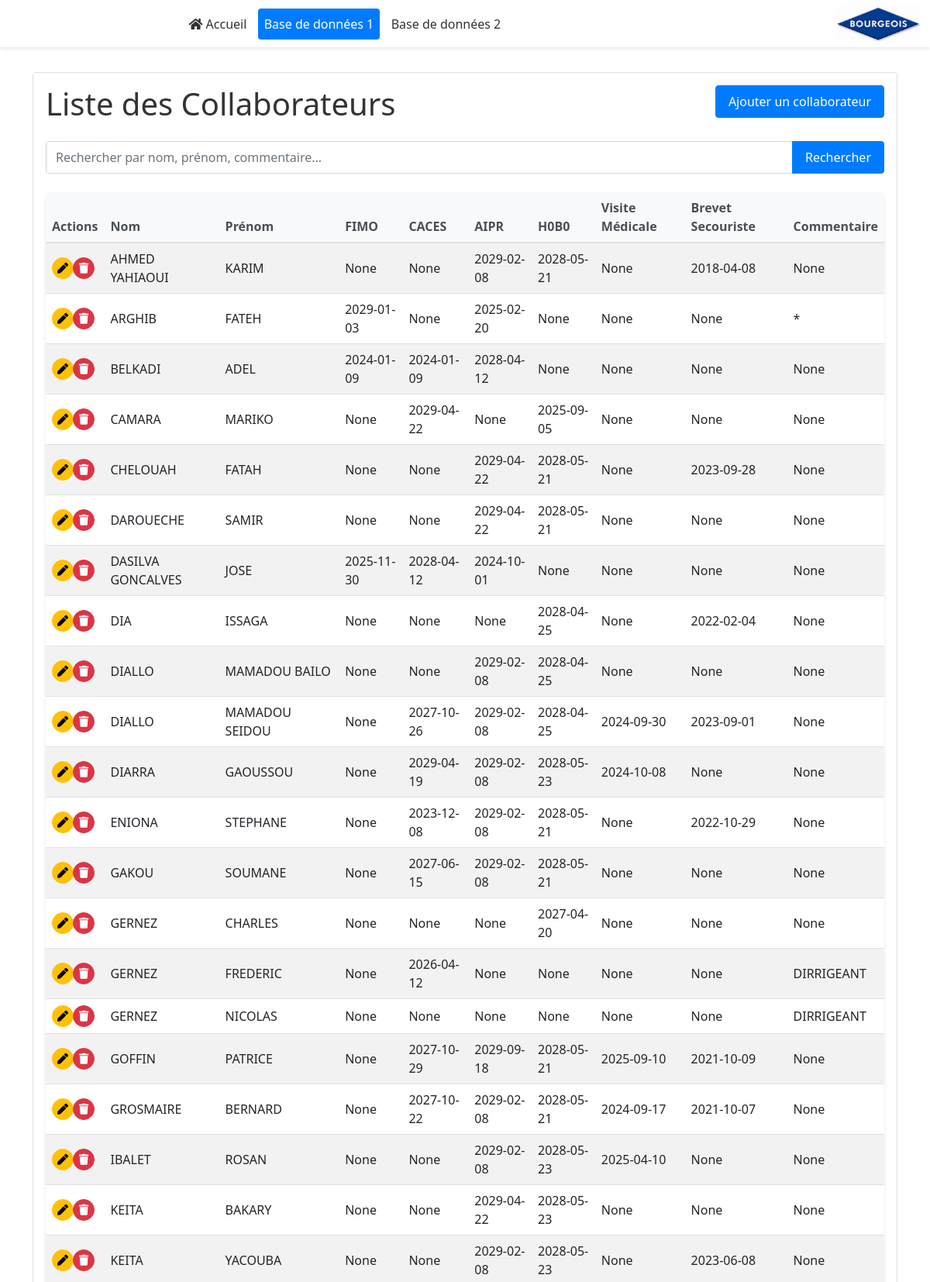
Screenshot of /index_1 (upper part) with the database file from the repository.
### models_1.py (models this page shows, shortened)
class Collaborateur(Base):
    __tablename__ = "collaborateurs"
    id = Column(Integer, primary_key=True, autoincrement=True)
    nom = Column(String(100), nullable=False)
    prenom = Column(String(100), nullable=False)
    fimo = Column(Date, nullable=True)
    caces = Column(Date, nullable=True)
    aipr = Column(Date, nullable=True)
    hg0b0 = Column(Date, nullable=True)
    visite_med = Column(Date, nullable=True)
    brevet_secour = Column(Date, nullable=True)
    commentaire = Column(Text, nullable=True)

### main.py (the view)
@app.route('/index_1')
def index_1():
    try:
        db = next(get_db_1())
        search_term = request.args.get('search', '')
        sort_by = request.args.get('sort_by', 'nom')
        sort_order = request.args.get('sort_order', 'asc')
        collaborateurs = get_collaborateurs_1(db, 0, 100, search_term)
        return render_template('index_1.html', collaborateurs=collaborateurs, search_term=search_term,
                             sort_by=sort_by, sort_order=sort_order)
    except Exception as e:
        logger.error(f"Error in index_1: {str(e)}")
        flash('Une erreur est survenue lors du chargement des collaborateurs.', 'danger')
        return render_template('index_1.html', collaborateurs=[], search_term='',
                             sort_by='nom', sort_order='asc')

### crud_1.py (called while the page is built, shortened)
def get_collaborateurs(db, skip: int = 0, limit: int = 100, search: Optional[str] = None) -> List[Collaborateur]:
    query = db.query(Collaborateur)
    return query.offset(skip).limit(limit).all()

### database_1.py (called while the page is built)
def get_db():
    db = SessionLocal()
    try:
        yield db
    finally:
        db.close()

### templates/index_1.html (shortened to what this page needs)
{% extends "base.html" %}
{% block content %}
<div class="container-xl mt-4">
    <div class="card">
        <div class="card-body">
            <div class="row mb-3">
                <div class="col">
                    <h1>Liste des Collaborateurs</h1>
                </div>
                <div class="col text-end">
                    <a href="{{ url_for('add_collaborateur_1') }}" class="btn btn-primary">Ajouter un collaborateur</a>
                </div>
            </div>
            <form method="GET" action="{{ url_for('index_1') }}" class="mb-4">
                <div class="input-group">
                    <input type="text" name="search" class="form-control"
                           placeholder="Rechercher par nom, prénom, commentaire..."
                           value="{{ search_term }}">
                    <button type="submit" class="btn btn-primary">Rechercher</button>
                </div>
            </form>
            <div class="table-responsive">
                <table id="collab-table" class="table table-striped">
<thead>
    <tr>
        <th>Actions</th>
        <th class="sortable">Nom</th>
        <th class="sortable">Prénom</th>
        <th class="sortable">FIMO</th>
        <th class="sortable">CACES</th>
        <th class="sortable">AIPR</th>
        <th class="sortable">H0B0</th>
        <th class="sortable">Visite Médicale</th>
        <th class="sortable">Brevet Secouriste</th>
        <th class="sortable">Commentaire</th>
    </tr>
</thead>
                    <tbody>
                        {% for collaborateur in collaborateurs %}
                        <tr>
                            <td>
                                <div class="btn-group">
                                    <a href="{{ url_for('edit_collaborateur_1', id=collaborateur.id) }}" class="btn btn-sm btn-warning rounded-circle d-flex align-items-center justify-content-center" style="width:28px;height:28px;padding:0;" title="Modifier">
                                        <i class="fas fa-pen"></i>
                                    </a>
                                    <button onclick="confirmDelete({{ collaborateur.id }}, '{{ collaborateur.nom }} {{ collaborateur.prenom }}')"
                                            class="btn btn-sm btn-danger rounded-circle d-flex align-items-center justify-content-center" style="width:28px;height:28px;padding:0;" title="Supprimer">
                                        <i class="fas fa-trash"></i>
                                    </button>
                                </div>
                            </td>
                            <td>{{ collaborateur.nom }}</td>
                            <td>{{ collaborateur.prenom }}</td>
                            <td>{{ collaborateur.fimo }}</td>
                            <td>{{ collaborateur.caces }}</td>
                            <td>{{ collaborateur.aipr }}</td>
                            <td>{{ collaborateur.hg0b0 }}</td>
                            <td>{{ collaborateur.visite_med }}</td>
                            <td>{{ collaborateur.brevet_secour }}</td>
                            <td>{{ collaborateur.commentaire }}</td>
                        </tr>
                        {% endfor %}
                    </tbody>
                </table>
            </div>
        </div>
    </div>
</div>
{% endblock %}

### templates/base.html (shortened to what this page needs)
<!DOCTYPE html>
<html lang="fr">
<head>
    <link href="https://cdn.jsdelivr.net/npm/bootstrap@5.1.3/dist/css/bootstrap.min.css" rel="stylesheet">
    <link href="{{ url_for('static', filename='styles.css') }}" rel="stylesheet">
    <link rel="stylesheet" href="https://cdnjs.cloudflare.com/ajax/libs/font-awesome/5.15.4/css/all.min.css">
</head>
<body{% if request.endpoint not in ['add_collaborateur_1', 'add_collaborateur_2', 'edit_collaborateur_1', 'edit_collaborateur_2'] %} style="background-image: url('/static/home_background.jpg'); background-size: cover;"{% endif %}>
    <nav class="navbar navbar-expand-lg navbar-dark bg-dark">
        <div class="container-fluid">
            <a class="navbar-brand" href="{{ url_for('home') }}">Gestion des Véhicules</a>
            <div class="collapse navbar-collapse" id="navbarNav">
                <ul class="navbar-nav">
                    <li class="nav-item">
                        <a class="nav-link {% if request.endpoint == 'home' %}active{% endif %}"
                           href="{{ url_for('home') }}">
                           <i class="fas fa-home"></i> Accueil
                        </a>
                    </li>
                    <li class="nav-item">
                        <a class="nav-link {% if request.endpoint == 'index_1' %}active{% endif %}"
                           href="{{ url_for('index_1') }}">Base de données 1</a>
                    </li>
                    <li class="nav-item">
                        <a class="nav-link {% if request.endpoint == 'index_2' %}active{% endif %}"
                           href="{{ url_for('index_2') }}">Base de données 2</a>
                    </li>
                </ul>
                <ul class="navbar-nav ms-auto">
                    <li class="nav-item">
                        <img src="{{ url_for('static', filename='logo.jpg') }}" alt="Logo" style="width: 110px; height: 45px;">
                    </li>
                </ul>
            </div>
        </div>
    </nav>
    {% block content %}{% endblock %}
</body>
</html>

### static/styles.css (style rules this page uses)
body { font-family: 'Segoe UI', Arial, sans-serif; margin: 0; padding: 0; background-color: #ffffff; color: #333; }
.navbar { background-color: #ffffff !important; box-shadow: 0 2px 4px rgba(0, 0, 0, 0.1); margin-bottom: 2rem; }
.navbar .nav-link { color: #333 !important; font-weight: 500; padding: 0.5rem 1rem; margin: 0 0.2rem; border-radius: 4px; transition: all 0.3s ease; }
.navbar .nav-link.active { background-color: #007bff; color: white !important; }
.card-body { background-color: #ffffff; }
.table-responsive { border-radius: 8px; box-shadow: 0 2px 4px rgba(0, 0, 0, 0.1); background-color: white; margin-bottom: 2rem; }
.table { margin-bottom: 0; }
.table th { background-color: #f8f9fa; border-bottom: 2px solid #dee2e6; font-weight: 600; color: #495057; }
.table td { vertical-align: middle; }
.form-control { border-radius: 4px; border: 1px solid #ced4da; padding: 0.5rem 0.75rem; }
.btn { font-weight: 500; padding: 0.5rem 1rem; border-radius: 4px; transition: all 0.3s ease; }
.btn-primary { background-color: #007bff; border-color: #007bff; }
.btn-danger { background-color: #dc3545; border-color: #dc3545; }
.mb-4 { margin-bottom: 1.5rem !important; }
.mt-4 { margin-top: 1.5rem !important; }

### rows the page displays
Collaborateur: nom "AHMED YAHIAOUI", prenom "KARIM", fimo "None", caces "None", aipr "2029-02-08", hg0b0 "2028-05-21", visite_med "None", brevet_secour "2018-04-08", commentaire "None"
Collaborateur: nom "ARGHIB", prenom "FATEH", fimo "2029-01-03", caces "None", aipr "2025-02-20", hg0b0 "None", visite_med "None", brevet_secour "None", commentaire "*"
Collaborateur: nom "BELKADI", prenom "ADEL", fimo "2024-01-09", caces "2024-01-09", aipr "2028-04-12", hg0b0 "None", visite_med "None", brevet_secour "None", commentaire "None"
Collaborateur: nom "CAMARA", prenom "MARIKO", fimo "None", caces "2029-04-22", aipr "None", hg0b0 "2025-09-05", visite_med "None", brevet_secour "None", commentaire "None"
Collaborateur: nom "CHELOUAH", prenom "FATAH", fimo "None", caces "None", aipr "2029-04-22", hg0b0 "2028-05-21", visite_med "None", brevet_secour "2023-09-28", commentaire "None"
Collaborateur: nom "DAROUECHE", prenom "SAMIR", fimo "None", caces "None", aipr "2029-04-22", hg0b0 "2028-05-21", visite_med "None", brevet_secour "None", commentaire "None"
Collaborateur: nom "DASILVA GONCALVES", prenom "JOSE", fimo "2025-11-30", caces "2028-04-12", aipr "2024-10-01", hg0b0 "None", visite_med "None", brevet_secour "None", commentaire "None"
Collaborateur: nom "DIA", prenom "ISSAGA", fimo "None", caces "None", aipr "None", hg0b0 "2028-04-25", visite_med "None", brevet_secour "2022-02-04", commentaire "None"
Collaborateur: nom "DIALLO", prenom "MAMADOU BAILO", fimo "None", caces "None", aipr "2029-02-08", hg0b0 "2028-04-25", visite_med "None", brevet_secour "None", commentaire "None"
Collaborateur: nom "DIALLO", prenom "MAMADOU SEIDOU", fimo "None", caces "2027-10-26", aipr "2029-02-08", hg0b0 "2028-04-25", visite_med "2024-09-30", brevet_secour "2023-09-01", commentaire "None"
Collaborateur: nom "DIARRA", prenom "GAOUSSOU", fimo "None", caces "2029-04-19", aipr "2029-02-08", hg0b0 "2028-05-23", visite_med "2024-10-08", brevet_secour "None", commentaire "None"
Collaborateur: nom "ENIONA", prenom "STEPHANE", fimo "None", caces "2023-12-08", aipr "2029-02-08", hg0b0 "2028-05-21", visite_med "None", brevet_secour "2022-10-29", commentaire "None"
Collaborateur: nom "GAKOU", prenom "SOUMANE", fimo "None", caces "2027-06-15", aipr "2029-02-08", hg0b0 "2028-05-21", visite_med "None", brevet_secour "None", commentaire "None"
Collaborateur: nom "GERNEZ", prenom "CHARLES", fimo "None", caces "None", aipr "None", hg0b0 "2027-04-20", visite_med "None", brevet_secour "None", commentaire "None"
Collaborateur: nom "GERNEZ", prenom "FREDERIC", fimo "None", caces "2026-04-12", aipr "None", hg0b0 "None", visite_med "None", brevet_secour "None", commentaire "DIRRIGEANT"
Collaborateur: nom "GERNEZ", prenom "NICOLAS", fimo "None", caces "None", aipr "None", hg0b0 "None", visite_med "None", brevet_secour "None", commentaire "DIRRIGEANT"
Collaborateur: nom "GOFFIN", prenom "PATRICE", fimo "None", caces "2027-10-29", aipr "2029-09-18", hg0b0 "2028-05-21", visite_med "2025-09-10", brevet_secour "2021-10-09", commentaire "None"
Collaborateur: nom "GROSMAIRE", prenom "BERNARD", fimo "None", caces "2027-10-22", aipr "2029-02-08", hg0b0 "2028-05-21", visite_med "2024-09-17", brevet_secour "2021-10-07", commentaire "None"
Collaborateur: nom "IBALET", prenom "ROSAN", fimo "None", caces "None", aipr "2029-02-08", hg0b0 "2028-05-23", visite_med "2025-04-10", brevet_secour "None", commentaire "None"
Collaborateur: nom "KEITA", prenom "BAKARY", fimo "None", caces "None", aipr "2029-04-22", hg0b0 "2028-05-23", visite_med "None", brevet_secour "None", commentaire "None"
Collaborateur: nom "KEITA", prenom "YACOUBA", fimo "None", caces "None", aipr "2029-02-08", hg0b0 "2028-05-23", visite_med "None", brevet_secour "2023-06-08", commentaire "None"
